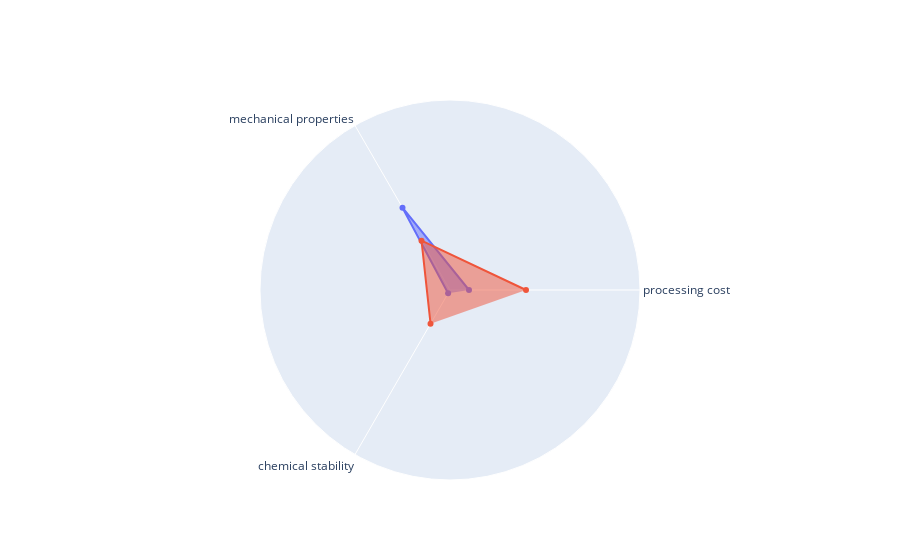

The notebook cell this image was saved under:
### Code cell
import plotly.graph_objects as go

categories = ['processing cost','mechanical properties','chemical stability']

fig = go.Figure()

fig.add_trace(go.Scatterpolar(
      r=[10, 50, 2],
      theta=categories,
      fill='toself',
      name='Product A'
))
fig.add_trace(go.Scatterpolar(
      r=[40, 30, 20.5],
      theta=categories,
      fill='toself',
      name='Product B'
))

fig.update_layout(
  polar=dict(
    radialaxis=dict(
      visible=False,
      range=[0, 100]
    )),
  showlegend=False
)

fig.show()

### Figure 1 — Plotly figure (JSON) as saved in the notebook; plotly's stock layout.template omitted (floating-point values rounded to 4 significant figures)
{"data": [{"fill": "toself", "name": "Product A", "r": [10, 50, 2], "theta": ["processing cost", "mechanical properties", "chemical stability"], "type": "scatterpolar"}, {"fill": "toself", "name": "Product B", "r": [40, 30, 20.5], "theta": ["processing cost", "mechanical properties", "chemical stability"], "type": "scatterpolar"}], "layout": {"polar": {"radialaxis": {"range": [0, 100], "visible": false}}, "showlegend": false}}
